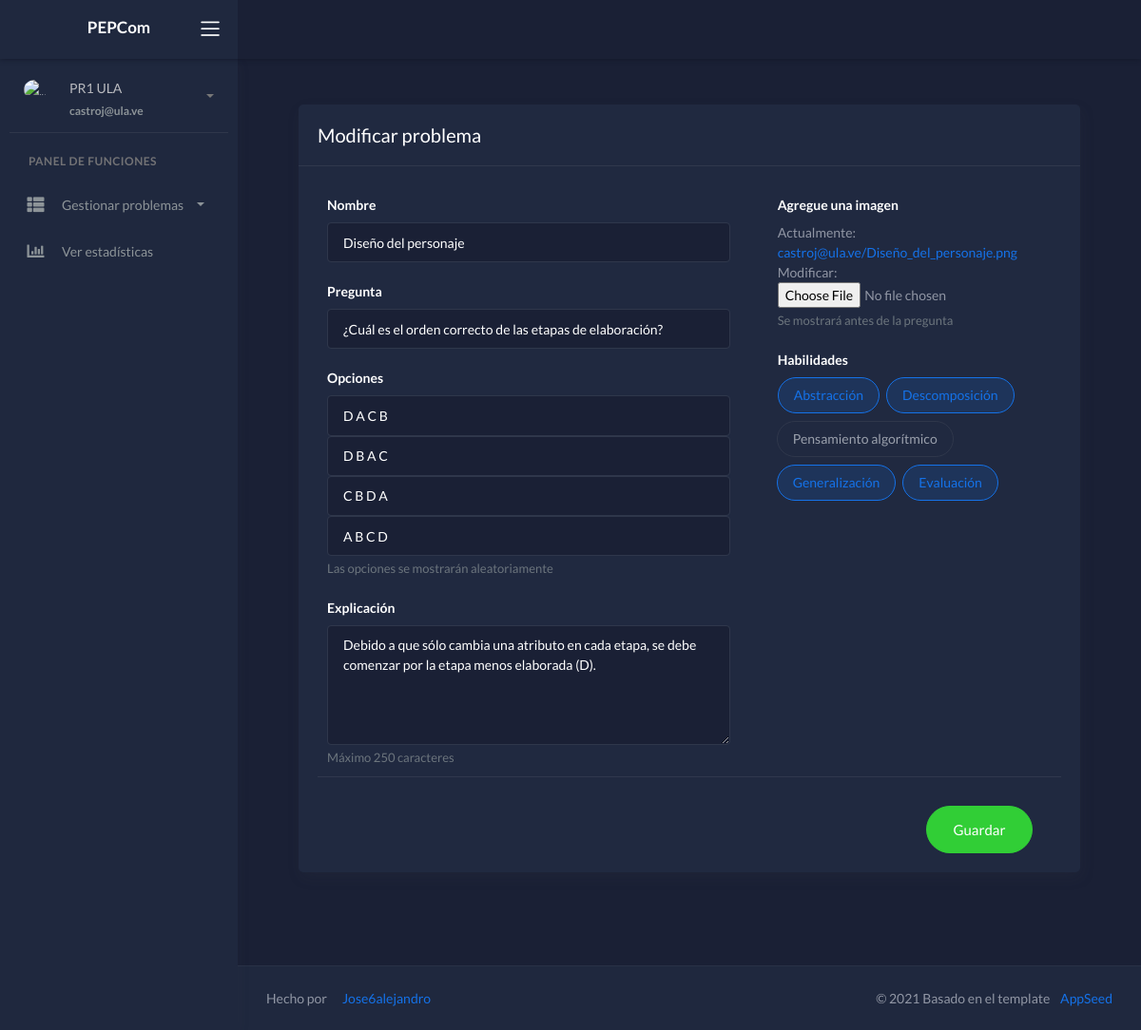
Page /home/update/12/ (signed in) on the committed database.
### crud_problems_app/models.py (models this page shows, shortened)
class User_Create_Problem(models.Model):
   user = models.ForeignKey(User, on_delete=models.CASCADE, blank=True)
   name = models.CharField(max_length=60)
   question = models.CharField(max_length=200)
   correct_option = models.CharField(max_length=70)
   distractor1 = models.CharField(max_length=70)
   distractor2 = models.CharField(max_length=70)
   distractor3 = models.CharField(max_length=70)
   explanation = models.CharField(max_length=250)
   image = models.ImageField(upload_to=user_directory_path, null = True)
   abstraction = models.BooleanField(blank=True)
   decomposition = models.BooleanField(blank=True)
   algorithms = models.BooleanField(blank=True)
   generalization = models.BooleanField(blank=True)
   evaluation = models.BooleanField(blank=True)

### crud_problems_app/views.py (the view, shortened to what this page needs)
# urls.py: path('home/update/<str:id>/',views.update_problems, name="update"),
@login_required()
@user_passes_test(views.check_not, login_url= '/home/')
def update_problems(request, id):
   id_problem = get_object_or_404(User_Create_Problem, id=id)
   data = {
      "form": Form_Create_problem(instance=id_problem)
   }
   temp = id_problem.image.name
   return render(request, 'update.html', data)

### register_app/views.py (called while the page is built)
def check_not(user):
    return not user.user_profile_set.get().user_role

### templates/update.html (shortened to what this page needs)
{% extends "layouts/base.html" %}
{% block content %}
	<div class="wrapper">
		{% include 'includes/navigation.html' %}
	    {% include 'includes/sidebar.html' %}
		<div class="main-panel">
			<div class="content">
				<div class="page-inner">
				<div class="page-header">
				<div class="content">
					<div class="page-inner">
						<div class="row">
							<div class="col-md-12">
								<div class="card">
									<div class="card-header">
										<div class="card-title">Modificar problema</div>
									</div>
									<div class="card-body">
										<form method="post" action="" enctype="multipart/form-data">
											<div class="row">
												<div class="col-md-6 col-lg-7">
													<div class="form-group" >
														<label >Nombre</label>
															{{ form.name }}
													</div>
													<div class="form-group">
														<label >Pregunta</label>
															{{ form.question }}
													</div>
													<div class="form-group">
														<label >Opciones</label>
															{{ form.correct_option }}
															{{ form.distractor1 }}
															{{ form.distractor2 }}
															{{ form.distractor3 }}
														<small id="Help" class="form-text text-muted">
														Las opciones se mostrarán aleatoriamente</small>
													</div>
													<div class="form-group">
														<label >Explicación</label>
															{{ form.explanation }}
														<small id="Help2" class="form-text text-muted">
														Máximo 250 caracteres</small>
													</div>
												</div>
												<div class="col-md-6 col-lg-5">
													<div class="form-group">
														<label>Agregue una imagen</label>
														<div>
															{{ form.image }}
														</div>
														<small id="Help3" class="form-text text-muted">
														Se mostrará antes de la pregunta</small>
													</div>
													<div class="form-group">
														<label class="form-label">Habilidades</label>
														<div class="selectgroup selectgroup-pills">
															<label class="selectgroup-item">
																<span class="selectgroup-button">Abstracción</span>
															</label>
															<label class="selectgroup-item">
																<span class="selectgroup-button">Descomposición</span>
															</label>
															<label class="selectgroup-item">
																<span class="selectgroup-button">Pensamiento algorítmico</span>
															</label>
															<label class="selectgroup-item">
																<span class="selectgroup-button">Generalización</span>
															</label>
															<label class="selectgroup-item">
																<span class="selectgroup-button">Evaluación</span>
															</label>
														</div>
													</div>
												</div>
											</div>
											<div class="card-action">
												<button type="submit" class="btn btn-success btn-lg float-right btn-round">
													Guardar
												</button>
											</div>
										</form>
									</div>
								</div>
							</div>
						</div>
					</div>
				</div>
				</div>
				</div>
			{% include 'includes/footer.html' %}
			</div>
		</div>
	</div>
{% endblock content %}

### templates/includes/sidebar.html (shortened to what this page needs)
		<div class="sidebar sidebar-style-2" data-background-color="dark2">
			<div class="sidebar-wrapper scrollbar scrollbar-inner">
				<div class="sidebar-content">
					<div class="user">
						<div class="avatar-sm float-left mr-2">
							<img src="/static/assets/img/icon2.png" alt="..." class="avatar-img rounded-circle">
						</div>
						<div class="info">
							<a data-toggle="collapse" href="#collapseExample" aria-expanded="true">
								<span>
									{{ request.user.first_name }}
									{{ request.user.last_name }}
									<span class="user-level">
										{{ request.user.email }}
									</span>
									<span class="caret"></span>
								</span>
							</a>
						</div>
					</div>
				{% if not user.user_profile_set.first.user_role%}
					<ul class="nav nav-primary">
						<li class="nav-section">
							<h4 class="text-section">Panel de funciones </h4>
						</li>
						<li class="nav-item {% if 'ui-' in segment %} active {% endif %}">
							<a data-toggle="collapse" href="#base">
								<i class="fas fa-th-list"></i>
								<p>Gestionar problemas</p>
								<span class="caret"></span>
							</a>
						</li>
						<li class="nav-item ">
							<a href="{% url 'statistics' %}">
								<i class="fas fa-chart-bar"></i>
								<p>Ver estadísticas</p>
							</a>
						</li>
					</ul>
				{% endif %}
				</div>
			</div>
		</div>

### rows in the picture
User_Create_Problem: name "Diseño del personaje", question "¿Cuál es el orden correcto de las etapas de elaboración?", correct_option "D A C B", distractor1 "D B A C", distractor2 "C B D A", distractor3 "A B C D", explanation "Debido a que sólo cambia una atributo en cada etapa, se debe comenzar por la etapa menos elaborada (D)."

### other values in the picture
{{ request.user.first_name }} "PR1"
{{ request.user.last_name }} "ULA"
{{ request.user.email }} "castroj@ula.ve"
